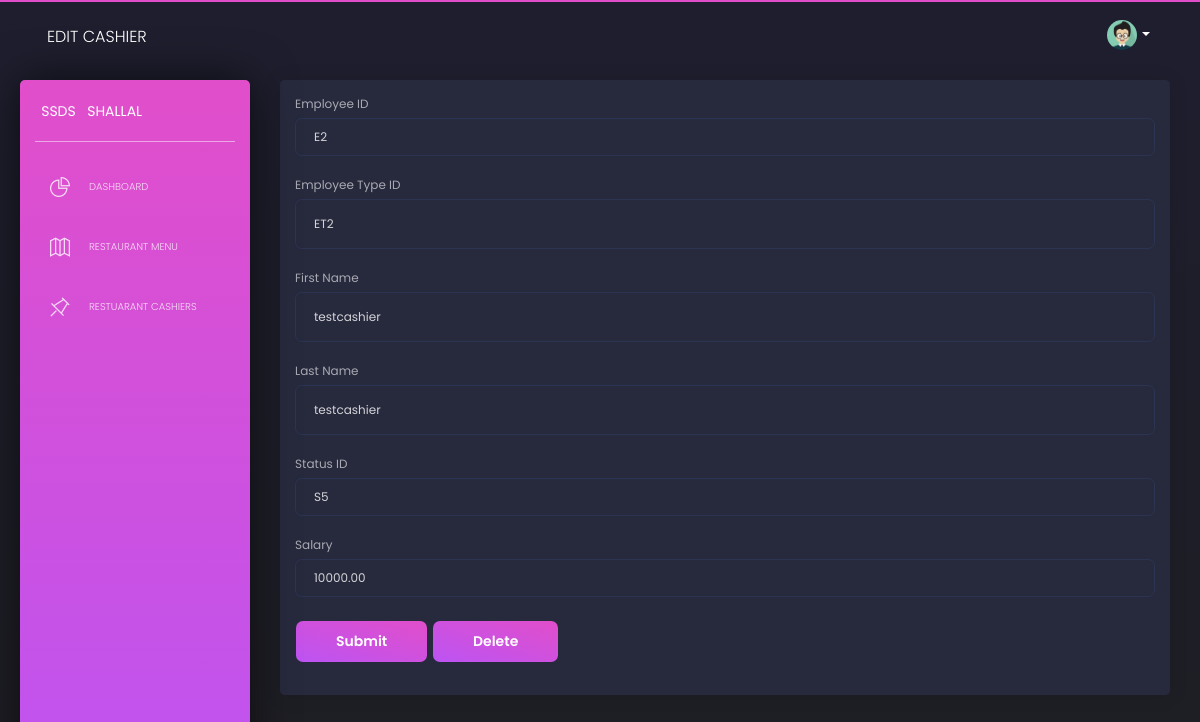
Screenshot of /Cashiers/E2 with the database file from the repository.
### database_setup.py (models this page shows)
class Employee(Base):
    __tablename__='employee'
    eid=Column(String(10),nullable=False, primary_key=True)
    etid=Column(String(10), ForeignKey("employeetype.etid"),nullable=False)
    fname = Column(String(80), nullable=False)
    lname = Column(String(80), nullable=False)
    stsid=Column(String(10), ForeignKey("status.stsid"),nullable=False)
    salary=Column(DECIMAL(5,2))

### ssds.py (the view, shortened to what this page needs)
@app.route('/Cashiers/<string:eid>', methods=['GET', 'POST'])
def editCashier(eid):
    cashier=session.query(Employee).filter_by(eid=eid).first()
    if request.method == 'POST' and request.form['submit_button'] == 'delete':
        session.delete(cashier)
        session.commit()
        return redirect(url_for('showCashiers'))
    else:
        return render_template('editCashiers.html',
                               cashier=cashier)

### templates/editCashiers.html (shortened to what this page needs)
<html lang="en" class="perfect-scrollbar-on"><head>
    <link href="https://use.fontawesome.com/releases/v5.0.6/css/all.css" rel="stylesheet">
    <link href="{{ url_for('static', filename='assets/css/nucleo-icons.css') }}" rel="stylesheet">
    <link href="{{ url_for('static', filename='assets/css/black-dashboard.css') }}" rel="stylesheet">
    <link href="{{ url_for('static', filename='assets/demo/demo.css') }}" rel="stylesheet">
</head>
  <body class="">
    <div class="wrapper">
      <div class="sidebar">
        <div class="sidebar-wrapper ps">
          <div class="logo">
            <a href="javascript:void(0)" class="simple-text logo-mini">
              SSDS
            </a>
            <a href="javascript:void(0)" class="simple-text logo-normal">
              Shallal
            </a>
          </div>
          <ul class="nav">
            <li class="">
              <a href="{{url_for('showDashboard') }}">
                <i class="tim-icons icon-chart-pie-36"></i>
                <p>Dashboard</p>
              </a>
            </li>
            <li>
              <a href="{{url_for('showRestaurantMenu') }}">
                <i class="tim-icons icon-map-big
  "></i>
                <p>Restaurant Menu</p>
              </a>
            </li>
            <li>
                <a href="/Cashiers">
                  <i class="tim-icons icon-pin"></i>
                  <p>Restuarant Cashiers</p>
                </a>
            </li>
          </ul>
        </div>
      </div>
      <div class="main-panel ps">
        <nav class="navbar navbar-expand-lg navbar-absolute navbar-transparent">
          <div class="container-fluid">
            <div class="navbar-wrapper">
              <a class="navbar-brand" href="javascript:void(0)">Edit Cashier</a>
            </div>
            <div class="collapse navbar-collapse" id="navigation">
              <ul class="navbar-nav ml-auto">
                <li class="dropdown nav-item">
                  <a href="#" class="dropdown-toggle nav-link" data-toggle="dropdown">
                    <div class="photo">
                      <img src="{{ url_for('static', filename='assets/img/anime3.png') }}" alt="Profile Photo">
                    </div>
                    <b class="caret d-none d-lg-block d-xl-block"></b>
                  </a>
                </li>
              </ul>
            </div>
          </div>
        </nav>
        <div class="content">
        <div class="card">
          <div class ="card-body">
            <form action="#" method="post">
                <div class="form-group">
                    <label for="eid">Employee ID</label>
                    <input type="eid" class="form-control" name="eid"  value="{{cashier.eid}}">
                  </div>
                  <div class="form-group">
                      <label for="etid">Employee Type ID</label>
                      <input style="height:50px;" type="etid" class="form-control" name="etid"  value="{{cashier.etid}}">
                    </div>
                    <div class="form-group">
                      <label for="fname">First Name</label>
                      <input style="height:50px"  class="form-control" name="fname" value="{{cashier.fname}}"">
                    </div>
                    <div class="form-group">
                        <label for="lname">Last Name</label>
                        <input style="height:50px"  class="form-control" name="lname" value="{{cashier.lname}}"">
                      </div>
                      <div class="form-group">
                          <label for="stsid">Status ID</label>
                        <input type="stsid" class="form-control" name="stsid"  value="{{cashier.stsid}}">
                    </div>
                    <div class="form-group">
                        <label for="salary">Salary</label>
                      <input type="salary" class="form-control" name="salary"  value="{{cashier.salary}}">
                  </div>
                    <button type="submit" name ="submit_button" value ="submit"class="btn btn-primary">Submit</button>
                    <button type="submit" name ="submit_button" value= "delete"class="btn btn-primary">Delete</button>
            </form>
          </div>
        </div>
            </div>
  </div></div></body></html>

### rows the page displays
Employee: eid "E2", etid "ET2", fname "testcashier", lname "testcashier", stsid "S5", salary "10000.00"
